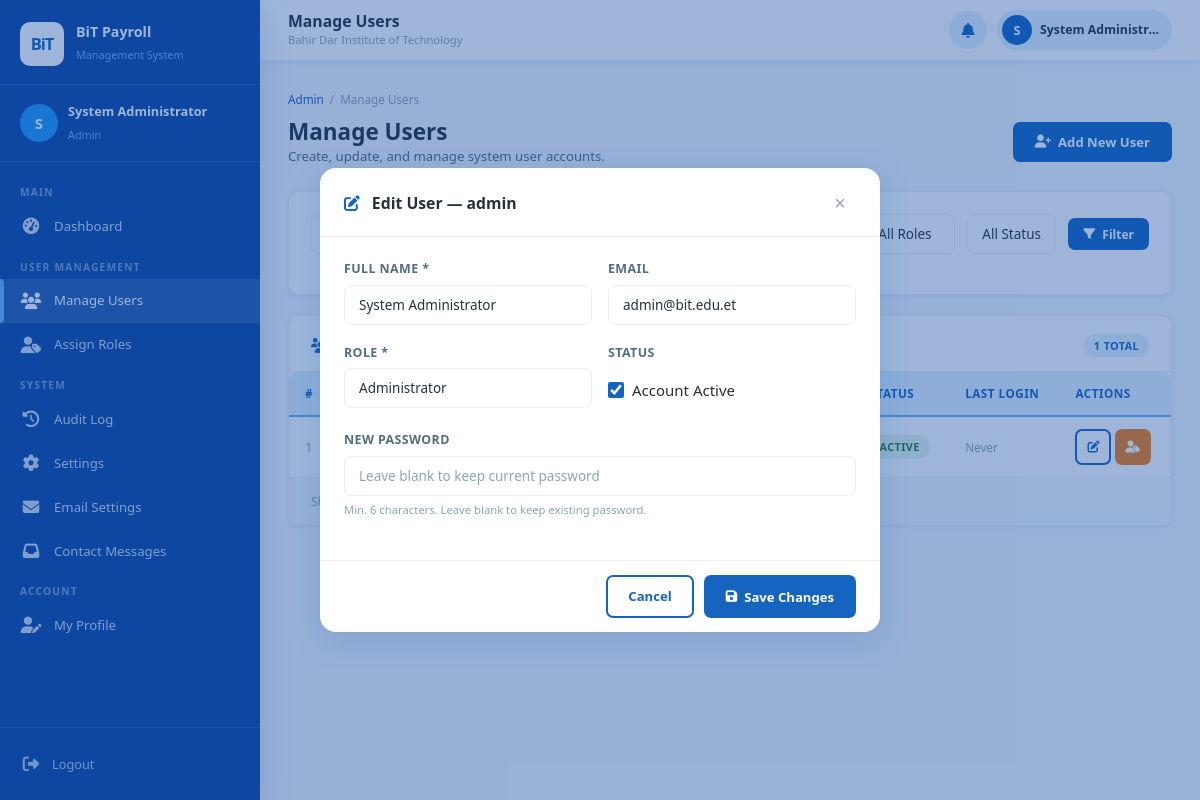
/pages/admin/users.php?edit=1 (signed in), run on the app's committed database.
### tables this page shows
CREATE TABLE users (
    user_id       INT UNSIGNED    NOT NULL AUTO_INCREMENT,
    username      VARCHAR(50)     NOT NULL UNIQUE,
    password      VARCHAR(255)    NOT NULL,           
    role          ENUM('admin','hr','finance','employee') NOT NULL DEFAULT 'employee',
    full_name     VARCHAR(100)    NOT NULL,
    email         VARCHAR(100)             UNIQUE,
    is_active     TINYINT(1)      NOT NULL DEFAULT 1,
    last_login    DATETIME                 DEFAULT NULL,
    created_at    DATETIME        NOT NULL DEFAULT CURRENT_TIMESTAMP,
    updated_at    DATETIME        NOT NULL DEFAULT CURRENT_TIMESTAMP
                                           ON UPDATE CURRENT_TIMESTAMP,
    PRIMARY KEY (user_id),
    INDEX idx_users_role     (role),
    INDEX idx_users_active   (is_active)
);

### pages/admin/users.php (the view, shortened to what this page needs)
<?php
$depth      = '../../';
$pdo     = getDB();
$page     = max(1, (int)($_GET['page'] ?? 1));
$per_page = 15;
$offset   = ($page - 1) * $per_page;
$where  = ['1=1'];
$params = [];
$where_sql = implode(' AND ', $where);
$cnt_stmt = $pdo->prepare("SELECT COUNT(*) FROM users WHERE {$where_sql}");
$cnt_stmt->execute($params);
$total_rows  = (int)$cnt_stmt->fetchColumn();
$stmt = $pdo->prepare("
    SELECT u.user_id, u.username, u.full_name, u.email, u.role, u.is_active, u.last_login, u.created_at,
           e.emp_id AS linked_emp_id
    FROM   users u
    LEFT JOIN employees e ON e.user_id = u.user_id
    WHERE  {$where_sql}
    ORDER  BY u.created_at DESC
    LIMIT  {$per_page} OFFSET {$offset}
");
$stmt->execute($params);
$users = $stmt->fetchAll();
$edit_user = null;
if (!empty($_GET['edit'])) {
    $es = $pdo->prepare("SELECT * FROM users WHERE user_id = ?");
    $es->execute([(int)$_GET['edit']]);
    $edit_user = $es->fetch();
}
$role_badge = [
    'admin'    => 'badge-danger',
    'hr'       => 'badge-info',
    'finance'  => 'badge-warning',
    'employee' => 'badge-primary',
];
require_once $depth . 'includes/header.php';
?>
<div class="breadcrumb">
    <a href="dashboard.php">Admin</a><span>/</span><span>Manage Users</span>
</div>
<div class="page-header d-flex justify-between align-center">
    <div>
        <h1>Manage Users</h1>
        <p>Create, update, and manage system user accounts.</p>
    </div>
    <button class="btn btn-primary" onclick="openModal('addUserModal')">
        <i class="fas fa-user-plus"></i> Add New User
    </button>
</div>
<div class="card mb-3">
    <div class="card-body">
        <form method="GET" action="">
            <div class="filter-bar">
                <div class="search-box">
                </div>
                <select name="role" class="form-control" style="width:auto;">
                    <option value="">All Roles</option>
                </select>
                <select name="status" class="form-control" style="width:auto;">
                    <option value="">All Status</option>
                </select>
                <button type="submit" class="btn btn-primary btn-sm">
                    <i class="fas fa-filter"></i> Filter
                </button>
            </div>
        </form>
    </div>
</div>
<div class="card">
    <div class="card-header">
        <h3><i class="fas fa-users" style="color:var(--primary);margin-right:8px"></i>All System Users</h3>
        <span class="badge badge-primary"><?= $total_rows ?> Total</span>
    </div>
    <div class="card-body" style="padding:0">
        <div class="table-wrapper">
            <table>
                <thead>
                    <tr>
                        <th>#</th>
                        <th>Full Name</th>
                        <th>Username</th>
                        <th>Email</th>
                        <th>Role</th>
                        <th>Status</th>
                        <th>Last Login</th>
                        <th>Actions</th>
                    </tr>
                </thead>
                <tbody>
                    <?php if (empty($users)): ?>
                    <tr>
                        <td colspan="8" class="text-center text-muted" style="padding:32px;">
                            No users found. <a href="?">Clear filters</a>
                        </td>
                    </tr>
                    <?php else: ?>
                    <?php foreach ($users as $u): ?>
                    <tr>
                        <td class="text-muted"><?= $u['user_id'] ?></td>
                        <td><strong><?= htmlspecialchars($u['full_name']) ?></strong></td>
                        <td class="text-muted"><?= htmlspecialchars($u['username']) ?></td>
                        <td class="text-muted" style="font-size:0.82rem;">
                        </td>
                        <td>
                            <span class="badge <?= $role_badge[$u['role']] ?? 'badge-gray' ?>">
                            </span>
                        </td>
                        <td>
                            <span class="badge <?= $u['is_active'] ? 'badge-success' : 'badge-danger' ?>">
                                <?= $u['is_active'] ? 'Active' : 'Inactive' ?>
                            </span>
                        </td>
                        <td class="text-muted" style="font-size:0.78rem;white-space:nowrap;">
                            <?= $u['last_login']
                                ? date('M d, Y H:i', strtotime($u['last_login']))
                                : 'Never' ?>
                        </td>
                        <td>
                            <a href="users.php?edit=<?= $u['user_id'] ?>"
                               class="btn btn-secondary btn-sm btn-icon-only" title="Edit User">
                                <i class="fas fa-edit"></i>
                            </a>
                            <a href="roles.php?user=<?= $u['user_id'] ?>"
                               class="btn btn-warning btn-sm btn-icon-only" title="Assign Role">
                                <i class="fas fa-user-tag"></i>
                            </a>
                        </td>
                    </tr>
                    <?php endforeach; ?>
                    <?php endif; ?>
                </tbody>
            </table>
        </div>
    </div>
    <div class="card-footer d-flex justify-between align-center" style="flex-wrap:wrap;gap:8px;">
        <span class="text-muted" style="font-size:0.8rem;">
            Showing <?= min($offset+1,$total_rows) ?>–<?= min($offset+$per_page,$total_rows) ?>
        </span>
    </div>
</div>
<?php if ($edit_user): ?>
<div class="modal-overlay active" id="editUserModal">
    <div class="modal">
        <div class="modal-header">
            <h3><i class="fas fa-edit" style="color:var(--primary);margin-right:8px"></i>
                Edit User — <?= htmlspecialchars($edit_user['username']) ?>
            </h3>
            <button class="modal-close"
                    onclick="window.location='users.php'">&times;</button>
        </div>
        <form method="POST" action="users.php">
            <div class="modal-body">
                <div class="form-row">
                    <div class="form-group">
                        <label class="form-label">Full Name *</label>
                        <input type="text" name="full_name" class="form-control"
                               value="<?= htmlspecialchars($edit_user['full_name']) ?>" required>
                    </div>
                    <div class="form-group">
                        <label class="form-label">Email</label>
                        <input type="email" name="email" class="form-control"
                               value="<?= htmlspecialchars($edit_user['email'] ?? '') ?>">
                    </div>
                </div>
                <div class="form-row">
                    <div class="form-group">
                        <label class="form-label">Role *</label>
                        <select name="role" class="form-control" required>
                            <option value="admin"    <?= $edit_user['role']==='admin'    ?'selected':'' ?>>Administrator</option>
                        </select>
                    </div>
                    <div class="form-group">
                        <label class="form-label">Status</label>
                        <div style="padding:10px 0;">
                            <label style="display:flex;align-items:center;gap:8px;cursor:pointer;">
                                <input type="checkbox" name="is_active"
                                       <?= $edit_user['is_active'] ? 'checked' : '' ?>
                                       style="width:16px;height:16px;accent-color:var(--primary);">
                                <span>Account Active</span>
                            </label>
                        </div>
                    </div>
                </div>
                <div class="form-group">
                    <label class="form-label">New Password</label>
                    <input type="password" name="new_password" class="form-control"
                           placeholder="Leave blank to keep current password">
                    <span class="form-hint">Min. 6 characters. Leave blank to keep existing password.</span>
                </div>
            </div>
            <div class="modal-footer">
                <a href="users.php" class="btn btn-secondary">Cancel</a>
                <button type="submit" name="update_user" class="btn btn-primary">
                    <i class="fas fa-save"></i> Save Changes
                </button>
            </div>
        </form>
    </div>
</div>
<?php endif; ?>
<?php require_once $depth . 'includes/footer.php'; ?>

### data on the page
users: user_id "1", shows "ACTIVE", shows "Never", username "admin", full_name "System Administrator", email "admin@bit.edu.et", role "Administrator", is_active "☑"

### other printed values
$initials "S"
$user_name "System Administrator"
$role "Admin"
$page_title "Manage Users"
$user_name "System Administr…"
$total_rows "1"
